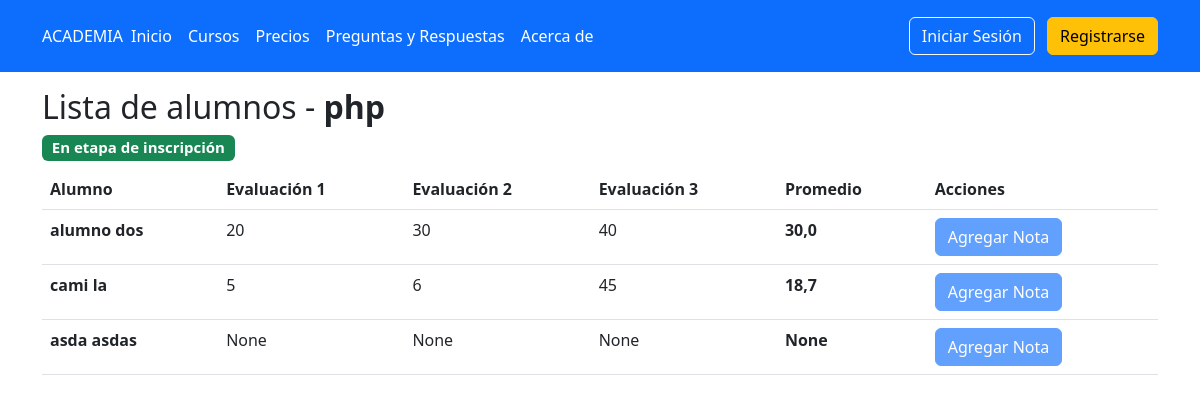
Screenshot of /courses/2 with the database file from the repository.
### core/models.py (models this page shows, shortened)
class Course(models.Model):
    STATUS_CHOICE = (
        ('I' , 'En etapa de inscripción'),
        ('P', "En progreso"),
        ('F', 'Finalizado')
    )
    name = models.CharField(max_length=90, verbose_name="Nombre")
    description = models.TextField(blank=True, null=True, verbose_name="Descripción")
    teacher = models.ForeignKey(User, on_delete=models.CASCADE, limit_choices_to={'groups__name': 'profesores'}, verbose_name="Profesor")
    class_quantity = models.PositiveBigIntegerField(default=0, verbose_name="Cantidad de clases")
    status = models.CharField(max_length=1, choices=STATUS_CHOICE, default='I', verbose_name='Estado')
    def __str__(self):
        return self.name
    class Meta:
        verbose_name = "Curso"
        verbose_name_plural = "Cursos"

class Mark(models.Model):
    course = models.ForeignKey(Course, on_delete=models.CASCADE, verbose_name="Cursos")
    student = models.ForeignKey(User, on_delete=models.CASCADE, limit_choices_to={'groups__name': 'estudiantes'}, verbose_name="Estudiante")
    mark_1 = models.PositiveIntegerField(null=True, blank=True, verbose_name="Nota 1")
    mark_2 = models.PositiveIntegerField(null=True, blank=True, verbose_name="Nota 2")
    mark_3 = models.PositiveIntegerField(null=True, blank=True, verbose_name="Nota 3")
    average = models.DecimalField(max_digits=3, decimal_places=1, null=True, blank=True, verbose_name="Promedio")
    class Meta:
        verbose_name = "Nota"
        verbose_name_plural = "Notas"

### core/views.py (the view)
# urls.py: path('courses/<int:course_id>', StudentListMarkView.as_view(), name='student_list_mark'),
@add_group_name_to_context
class StudentListMarkView(TemplateView):
    template_name = 'student_list_mark.html'
    def get_context_data(self, **kwargs):
        context = super().get_context_data(**kwargs)
        course_id = self.kwargs['course_id']
        course = get_object_or_404(Course, id=course_id)
        marks = Mark.objects.filter(course=course)
        student_data = []
        for mark in marks:
            student = get_object_or_404(User, id=mark.student_id)
            student_data.append({
                'mark_id' : mark.id,
                'name' : student.get_full_name(),
                'mark_1' : mark.mark_1,
                'mark_2' : mark.mark_2,
                'mark_3' : mark.mark_3,
                'average' : mark.average,
            })
        context['course'] = course
        context['student_data'] = student_data
        return context

### core/views.py (called while the page is built, shortened)
def add_group_name_to_context(view_class):
    original_dispatch = view_class.dispatch
    def dispatch(self, request, *arg, **kwargs):
        user = self.request.user
        group = user.groups.first()
        group_name = None
        group_name_singular = None
        color = None
        context = {
            "group_name" : group_name,
            'group_name_singular' : group_name_singular,
            "color" : color
        }
        self.extra_context = context
        return original_dispatch(self, request, *arg, **kwargs)
    view_class.dispatch = dispatch
    return view_class

### templates/student_list_mark.html
{% extends 'base.html' %}
{% block content %}
    <div class="container mt-3">
        <h2>Lista de alumnos - <strong>{{ course }}</strong></h2>
        {% if course.status == 'I' %}
            <h5><span class="badge bg-success">En etapa de inscripción</span></h5>
        {% elif course.status == 'P' %}
            <h5><span class="badge bg-warning text-dark">En progreso</span></h5>
        {% elif course.status == 'F' %}
            <h5><span class="badge bg-danger">Finalizado</span></h5>
        {% endif %}
        <table class="table">
            <thead>
                <tr>
                <th scope="col">Alumno</th>
                <th scope="col">Evaluación 1</th>
                <th scope="col">Evaluación 2</th>
                <th scope="col">Evaluación 3</th>
                <th scope="col">Promedio</th>
                <th scope="col">Acciones</th>
                </tr>
            </thead>
            <tbody>
                {% for data in student_data %}
                <tr>
                <th scope="row">{{ data.name }}</th>
                <td>{{ data.mark_1 }}</td>
                <td>{{ data.mark_2 }}</td>
                <td>{{ data.mark_3 }}</td>
                <td><strong>{{ data.average }}</strong></td>
                <td><a href="{% url 'update_mark' data.mark_id %}" class="btn btn.sm btn-primary{% if course.status == 'I' or course.status == 'F' %} disabled {% endif %}">Agregar Nota</a></td>
                </tr>
                {% endfor %}
            </tbody>
        </table>
    </div>
{% endblock %}

### rows the page displays
Course: name "php"
Mark: average "30,0"
Mark: average "18,7"

### other values shown
{{ data.name }} "alumno dos" "cami la" "asda asdas"
{{ data.mark_1 }} "20" "5" "None"
{{ data.mark_2 }} "30" "6" "None"
{{ data.mark_3 }} "40" "45" "None"
{{ data.average }} "None"
